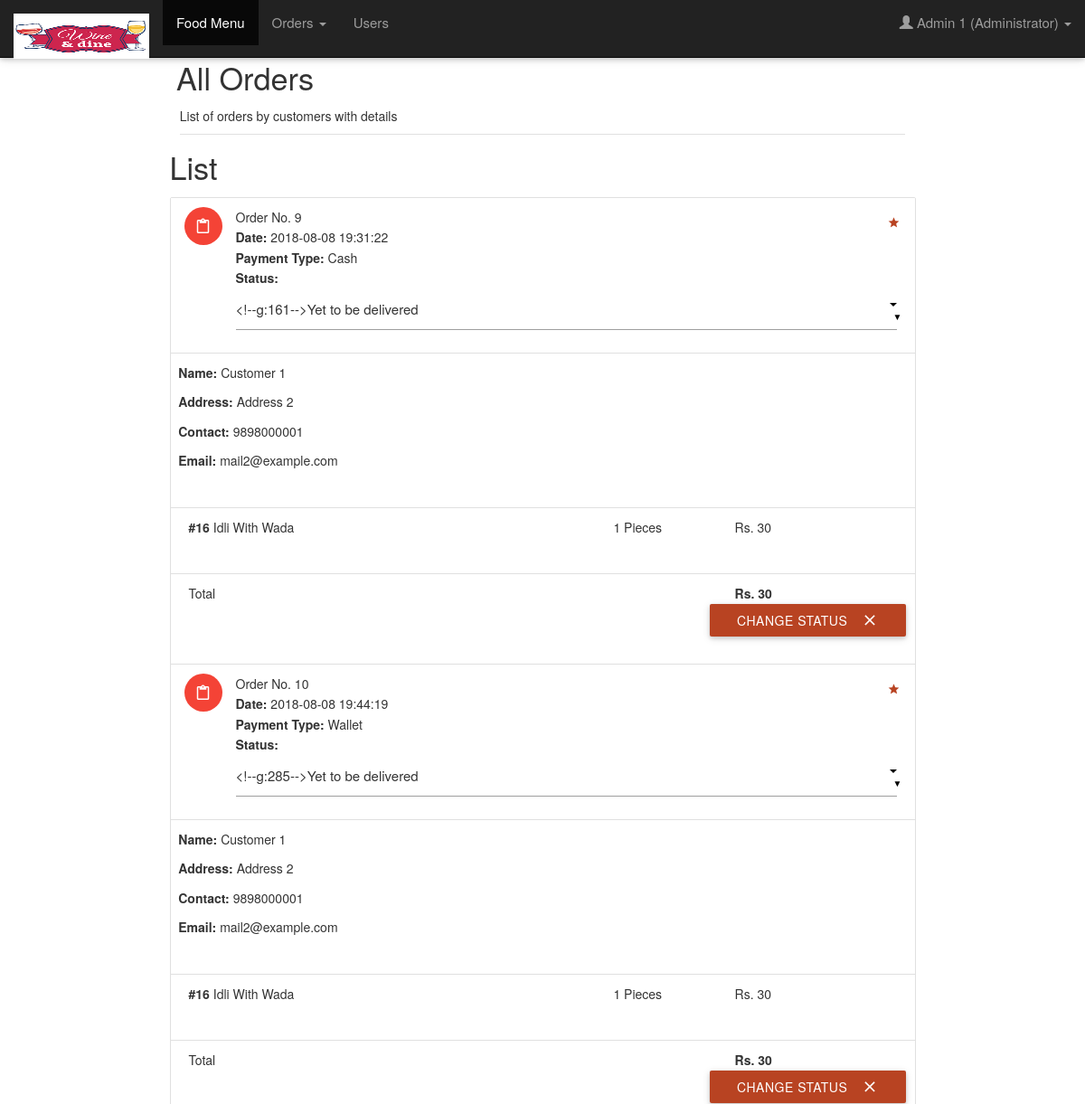
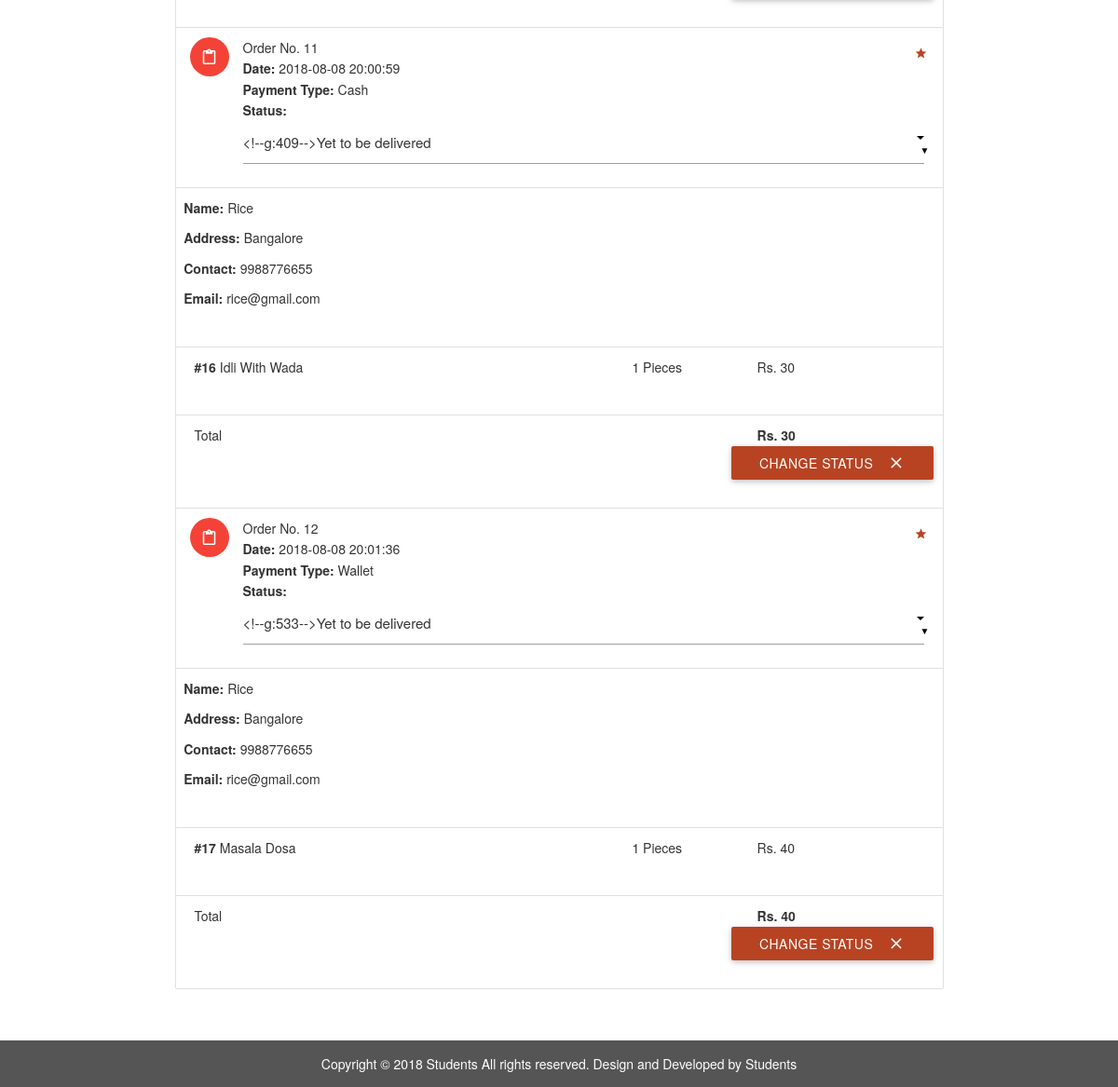
The app's page /all-orders.php (signed in) with its own data (2 pictures, top to bottom).
### tables this page shows
CREATE TABLE `orders` (
  `id` int(11) NOT NULL AUTO_INCREMENT,
  `customer_id` int(11) NOT NULL,
  `address` varchar(300) NOT NULL,
  `description` varchar(300) NOT NULL,
  `date` datetime NOT NULL DEFAULT current_timestamp(),
  `payment_type` varchar(16) NOT NULL DEFAULT 'Wallet',
  `total` int(11) NOT NULL,
  `status` varchar(25) NOT NULL DEFAULT 'Yet to be delivered',
  `deleted` tinyint(4) NOT NULL DEFAULT 0,
  PRIMARY KEY (`id`),
  UNIQUE KEY `id` (`id`),
  KEY `customer_id` (`customer_id`),
  CONSTRAINT `orders_ibfk_1` FOREIGN KEY (`customer_id`) REFERENCES `users` (`id`)
);

CREATE TABLE `users` (
  `id` int(11) NOT NULL AUTO_INCREMENT,
  `role` varchar(15) NOT NULL DEFAULT 'Customer',
  `name` varchar(15) NOT NULL,
  `username` varchar(10) NOT NULL,
  `password` varchar(16) NOT NULL,
  `email` varchar(35) DEFAULT NULL,
  `address` varchar(300) DEFAULT NULL,
  `contact` bigint(11) NOT NULL,
  `verified` tinyint(1) NOT NULL DEFAULT 0,
  `deleted` tinyint(4) NOT NULL DEFAULT 0,
  PRIMARY KEY (`id`),
  UNIQUE KEY `username` (`username`),
  UNIQUE KEY `id` (`id`)
);

CREATE TABLE `order_details` (
  `id` int(11) NOT NULL AUTO_INCREMENT,
  `order_id` int(11) NOT NULL,
  `item_id` int(11) NOT NULL,
  `quantity` int(11) NOT NULL,
  `price` int(11) NOT NULL,
  PRIMARY KEY (`id`),
  UNIQUE KEY `id` (`id`),
  KEY `item_id` (`item_id`),
  KEY `order_id` (`order_id`),
  CONSTRAINT `order_details_ibfk_1` FOREIGN KEY (`item_id`) REFERENCES `items` (`id`),
  CONSTRAINT `order_details_ibfk_2` FOREIGN KEY (`order_id`) REFERENCES `orders` (`id`)
);

CREATE TABLE `items` (
  `id` int(11) NOT NULL AUTO_INCREMENT,
  `name` varchar(20) NOT NULL,
  `price` int(11) NOT NULL,
  `menu_type` varchar(255) NOT NULL DEFAULT '',
  `deleted` tinyint(4) NOT NULL DEFAULT 0,
  `location` varchar(255) DEFAULT '',
  PRIMARY KEY (`id`),
  UNIQUE KEY `name` (`name`),
  UNIQUE KEY `id` (`id`)
);

### includes/connect.php (called while the page is built, shortened)
<?php
$name = $_SESSION['name'];
$role = $_SESSION['role'];
?>

### all-orders.php (the view, shortened to what this page needs)
  <?php
  include 'includes/connect.php';
    if(isset($_SESSION['admin_sid'])==session_id() || isset($_SESSION['owner_sid'])==session_id())
    {
      ?>
  <!DOCTYPE html>
  <html lang="en">
  <head>
              <link href="css/bootstrap.min.css" type="text/css" rel="stylesheet" media="screen,projection">
    <link href="css/materialize.min.css" type="text/css" rel="stylesheet" media="screen,projection">
    <link href="js/plugins/perfect-scrollbar/perfect-scrollbar.css" type="text/css" rel="stylesheet" media="screen,projection">
  </head>
  <body>
  <?php
  if(isset($_SESSION['admin_sid'])==session_id()){
include 'menu.php';
  }elseif (isset($_SESSION['owner_sid'])==session_id()) {
    include 'owner_menu.php';
  }  ?>
<div class="container" style="margin-top:50px">
          <h4>All Orders</h4>
          <div class="row">
            <div class="col-md-12">
              <p class="caption">List of orders by customers with details</p>
            <div class="divider"></div>
                <div id="work-collections" class="seaction">
            <?php
            if(isset($_GET['status'])){
              $status = $_GET['status'];
            }
            else{
              $status = '%';
            }
            $sql = mysqli_query($con, "SELECT * FROM orders WHERE status LIKE '$status';");
            echo '<div class="row">
                  <div>
                      <h4 class="header">List</h4>
                      <ul id="issues-collection" class="collection">';
            while($row = mysqli_fetch_array($sql))
            {
              $status = $row['status'];
              $deleted = $row['deleted'];
              echo '<li class="collection-item avatar">
                                <i class="mdi-content-content-paste red circle"></i>
                                <span class="collection-header">Order No. '.$row['id'].'</span>
                                <p><strong>Date:</strong> '.$row['date'].'</p>
                                <p><strong>Payment Type:</strong> '.$row['payment_type'].'</p>
                  <p><strong>Status:</strong> '.($deleted ? $status : '
                  <form method="post" action="routers/edit-orders.php">
                    <input type="hidden" value="'.$row['id'].'" name="id">
                  <select name="status">
                  <option value="Yet to be delivered" '.($status=='Yet to be delivered' ? 'selected' : '').'>Yet to be delivered</option>
                  <option value="Delivered" '.($status=='Delivered' ? 'selected' : '').'>Delivered</option>
                  <option value="Cancelled by Admin" '.($status=='Cancelled by Admin' ? 'selected' : '').'>Cancelled by Admin</option>
                  <option value="Paused" '.($status=='Paused' ? 'selected' : '').'>Paused</option>
                  </select>
                  ').'</p>
                                <a href="#" class="secondary-content"><i class="mdi-action-grade"></i></a>
                                </li>';
              $order_id = $row['id'];
              $customer_id = $row['customer_id'];
              $sql1 = mysqli_query($con, "SELECT * FROM order_details WHERE order_id = $order_id;");
              $sql3 = mysqli_query($con, "SELECT * FROM users WHERE id = $customer_id;");
                while($row3 = mysqli_fetch_array($sql3))
                {
                echo '<li class="collection-item">
                              <div class="row">
                <p><strong>Name: </strong>'.$row3['name'].'</p>
                <p><strong>Address: </strong>'.$row['address'].'</p>
                '.($row3['contact'] == '' ? '' : '<p><strong>Contact: </strong>'.$row3['contact'].'</p>').'
                '.($row3['email'] == '' ? '' : '<p><strong>Email: </strong>'.$row3['email'].'</p>').'
                '.(!empty($row['description']) ? '<p><strong>Note: </strong>'.$row['description'].'</p>' : '').'
                              </li>';
                }
              while($row1 = mysqli_fetch_array($sql1))
              {
                $item_id = $row1['item_id'];
                $sql2 = mysqli_query($con, "SELECT * FROM items WHERE id = $item_id;");
                while($row2 = mysqli_fetch_array($sql2))
                  $item_name = $row2['name'];
                echo '<li class="collection-item">
                              <div class="row">
                              <div class="col s7">
                              <p class="collections-title"><strong>#'.$row1['item_id'].'</strong> '.$item_name.'</p>
                              </div>
                              <div class="col s2">
                              <span>'.$row1['quantity'].' Pieces</span>
                              </div>
                              <div class="col s3">
                              <span>Rs. '.$row1['price'].'</span>
                              </div>
                              </div>
                              </li>';
              }
                  echo'<li class="collection-item">
                                          <div class="row">
                                              <div class="col s7">
                                                  <p class="collections-title"> Total</p>
                                              </div>
                                              <div class="col s2">
                        <span> </span>
                                              </div>
                                              <div class="col s3">
                                                  <span><strong>Rs. '.$row['total'].'</strong></span>
                                              </div>';
                  if(!$deleted){
                  echo '<button class="btn waves-effect waves-light right submit" type="submit" name="action">Change Status
                                                <i class="mdi-content-clear right"></i>
                      </button>
                      </form>';
                  }
                  echo'</div></li>';
            }
            ?>
            </ul>
                  </div>
                </div>
              </div>
            </div>
          </div>
        </div>
<?php include("footer.php");?>
  </body>
  </html>
  <?php
    }
  ?>

### menu.php (shortened to what this page needs)
<nav class="navbar navbar-inverse navbar-fixed-top">
          <div class="container-fluid">
            <div class="navbar-header">
              <a class="navbar-brand" href="#"><img src="images/l2.png" alt="logo" width="150px"; height="50px"></a>
            </div>
            <div class="collapse navbar-collapse" id="myNavbar">
              <ul class="nav navbar-nav">
                <li class="active"><a href="index.php">Food Menu</a></li>
                <li class="dropdown">
                <a class="dropdown-toggle" data-toggle="dropdown" href="#">Orders
                <span class="caret"></span></a>
                </li>
                <li><a href="users.php">Users</a></li>
              </ul>
              <ul class="nav navbar-nav navbar-right">
                      <li class="dropdown">
                <a class="dropdown-toggle" data-toggle="dropdown" href="#"><span class="glyphicon glyphicon-user"></span> <?php echo $name;?> (<?php echo $role;?>)
                <span class="caret"></span></a>
              </li>
              </ul>
            </div>
          </div>
        </nav>

### footer.php
<footer class="container-fluid text-center">
      <span class="text-left">Copyright © 2018 Students All rights reserved.</span>
      <span class="text-right"> Design and Developed by Students</span>
</footer>

### all-orders.php (style rules this page uses)
footer { background-color: #555; color: white; padding: 15px; alignment-baseline: auto; }

### records on screen
orders: id "9", date "2018-08-08 19:31:22", payment_type "Cash", address "Address 2", total "30", deleted "CHANGE STATUS"
users: name "Customer 1", contact "9898000001", email "mail2@example.com"
order_details: item "16", item.name "Idli With Wada", quantity "1", price "30"
orders: id "10", date "2018-08-08 19:44:19", payment_type "Wallet", address "Address 2", total "30", deleted "CHANGE STATUS"
order_details: item "16", item.name "Idli With Wada", quantity "1", price "30"
orders: id "11", date "2018-08-08 20:00:59", payment_type "Cash", address "Bangalore", total "30", deleted "CHANGE STATUS"
users: name "Rice", contact "9988776655", email "rice@gmail.com"
order_details: item "16", item.name "Idli With Wada", quantity "1", price "30"
orders: id "12", date "2018-08-08 20:01:36", payment_type "Wallet", address "Bangalore", total "40", deleted "CHANGE STATUS"
order_details: item "17", item.name "Masala Dosa", quantity "1", price "40"

### other values on screen
$name "Admin 1"
$role "Administrator"
